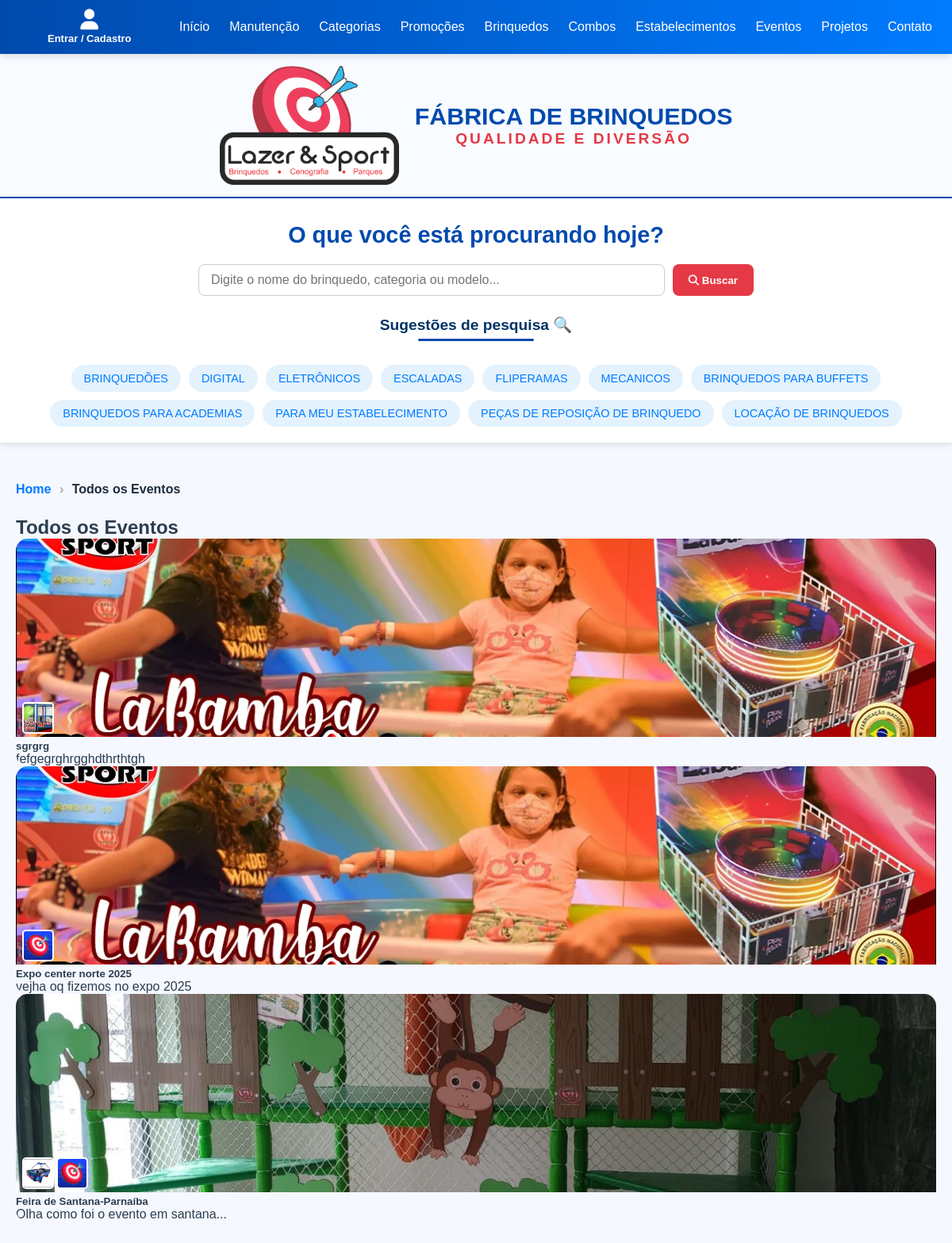
The app's page /eventos/, older data.
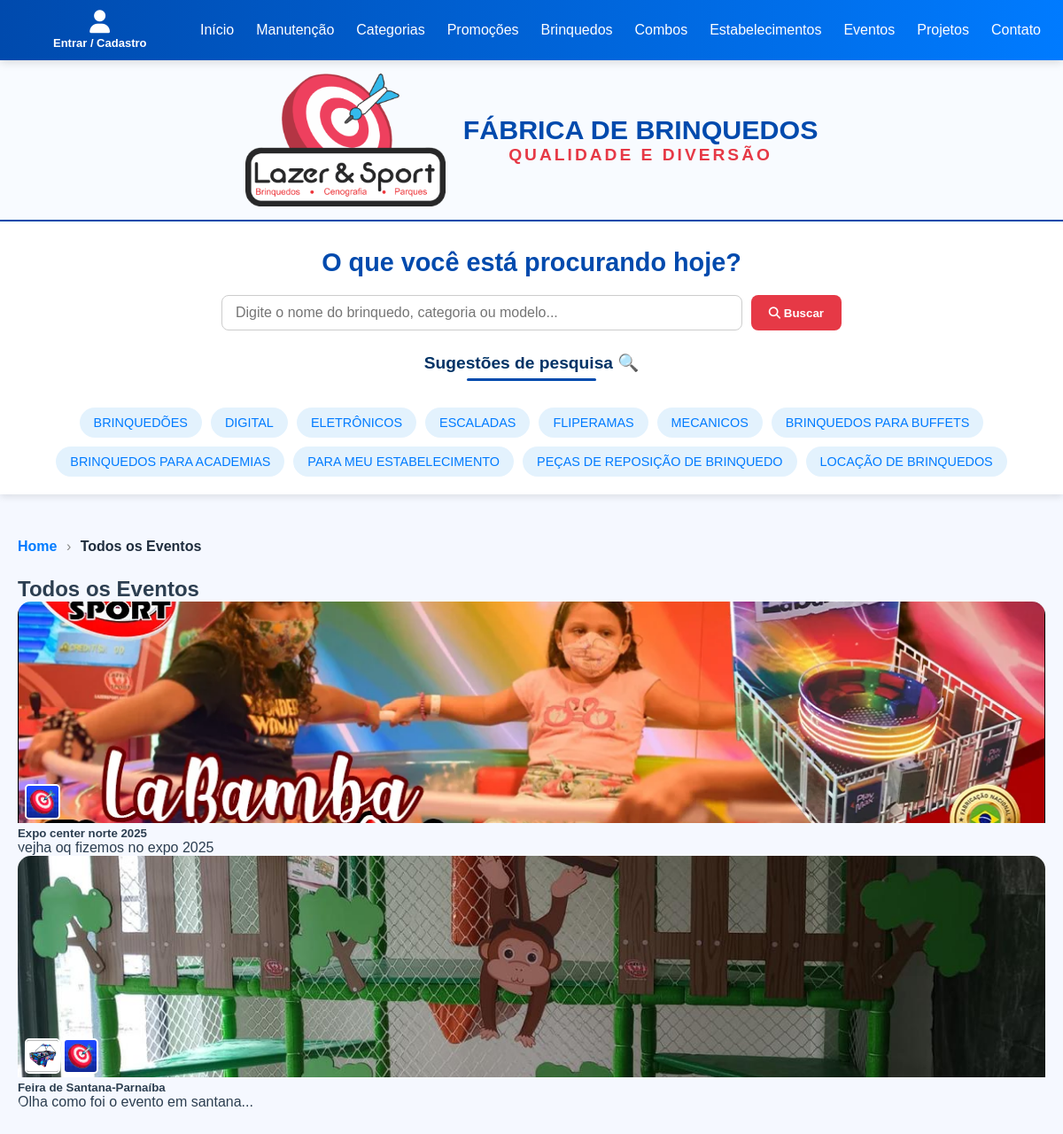
The same page, newer data.
### core/models.py (models this page shows, shortened)
class Prime(models.Model):
    ativo = models.BooleanField(default=True)
    criacao = models.DateTimeField(auto_now_add=True, null=True)
    atualizado = models.DateTimeField(auto_now=True, null=True)
    class Meta:
        abstract = True

class CategoriasBrinquedos(Prime):
    imagem_categoria = models.ImageField(upload_to='categorias/', null=True, blank=False, unique=True)
    nome_categoria = models.CharField(max_length=150, unique=True)
    class Meta:
        verbose_name = "Categoria de Produto"
        verbose_name_plural = "Categorias de Produtos"

class Estabelecimentos(Prime):
    nome_estabelecimento = models.CharField(max_length=180)
    imagem_estabelecimento = models.ImageField(upload_to='estabelecimentos/', null=True, blank=True)
    class Meta:
        verbose_name = "Estabelecimentos"
        verbose_name_plural = "Estabelecimentos"

class Eventos(models.Model):
    titulo = models.CharField(max_length=200)
    descricao = models.TextField()
    brinquedos = models.ManyToManyField(
        Brinquedos,
        related_name='eventos_brinquedos'
    )
    class Meta:
        verbose_name = "Evento"
        verbose_name_plural = "Eventos"

class ImagemEvento(models.Model):
    evento = models.ForeignKey(  # ✔ CORRETO AGORA
        Eventos,
        on_delete=models.CASCADE,
        related_name='imagens_evento',
        null=True
    )
    imagem = models.ImageField(upload_to='eventos/')
    legenda = models.CharField(max_length=255, blank=True, null=True)
    class Meta:
        verbose_name = "Imagem do Evento"
        verbose_name_plural = "Imagens dos Eventos"

### core/views.py (the view)
# urls.py: path("eventos/", EventosView.as_view(), name='eventos'),
class EventosView(View):
    def get(self, request):
        context = {
            'eventos': Eventos.objects.all(),
        }
        return render(request, "eventos.html", context)

### core/context_processors.py (called while the page is built, shortened)
def categorias_globais(request):
    return {
        "categorias_header": CategoriasBrinquedos.objects.all().order_by("nome_categoria")
    }

def estabelecimentos_globais(request):
    return {
        "estabelecimentos_globais": Estabelecimentos.objects.all()
    }

def manutencao_notificacao(request):
    if not request.user.is_authenticated:
        return {}

def carrinho_context(request):
    if not request.user.is_authenticated:
        return {
            'carrinho_total_itens': 0,
            'mostrar_float_carrinho': False
        }

def pedidos_ativos_context(request):
    if not request.user.is_authenticated:
        return {}

### core/templates/eventos.html (shortened to what this page needs)
{% extends "base.html" %}
{% load static %}
{% block content %}
<div class="breadcrumb">
    <a href="{% url 'home' %}#eventos ">Home</a>
    <span>›</span>
    <strong>Todos os Eventos</strong>
</div>
<section id="todos-eventos" class="py-5 bg-light">
    <div class="container">
        <h2 class="text-primary mb-5 text-center">Todos os Eventos</h2>
        <div class="row g-4">
            {% for evento in eventos %}
            <div class="col-md-6 col-lg-4">
                <div class="card shadow-sm h-100 evento-card" data-modal="modal-evento-{{ evento.id }}">
                    <div class="card-img-wrapper position-relative">
                        {% if evento.imagens_evento.all %}
                        <img src="{{ evento.imagens_evento.first.imagem.url }}" class="card-img-top" alt="{{ evento.titulo }}">
                        <div class="card-thumbnails">
                            {% for img in evento.imagens_evento.all|slice:"1:4" %}
                            <img src="{{ img.imagem.url }}" alt="{{ img.legenda }}">
                            {% endfor %}
                        </div>
                        {% else %}
                        <img src="{% static 'images/default.jpg' %}" class="card-img-top" alt="Sem imagem">
                        {% endif %}
                    </div>
                    <div class="card-body d-flex flex-column">
                        <h5 class="card-title text-primary">{{ evento.titulo }}</h5>
                        <p class="card-text text-muted">{{ evento.descricao|truncatewords:20 }}</p>
                    </div>
                </div>
            </div>
            {% endfor %}
        </div>
    </div>
</section>
{% endblock content %}

### core/templates/base.html (shortened to what this page needs)
{% load static %}
<!DOCTYPE html>
<html lang="pt-BR">
<head>
    <link rel="stylesheet"
      href="https://cdnjs.cloudflare.com/ajax/libs/font-awesome/6.5.1/css/all.min.css">
</head>
<body>
<header>
  <div class="user-area">
    {% if user.is_authenticated %}
      <div class="user-dropdown">
        <a class="user-icon">
          <i class="fa-solid fa-user"></i>
          <span>Bem-vindo<br>{{ user.get_full_name }}</span>
        </a>
        <div class="dropdown-menu">
          <a href="{% url 'perfil' %}#perfil-box">🎯 Meu Perfil</a>
          <a href="{% url 'logout' %}#logout-box">🚪 Sair</a>
        </div>
      </div>
    {% else %}
      <div class="user-dropdown">
        <a class="user-icon">
          <i class="fa-solid fa-user"></i>
          <span>Entrar / Cadastro</span>
        </a>
      </div>
    {% endif %}
  </div>
  <nav id="nav">
    <a href="{% url 'home' %}#inicio">Início</a>
    <a href="{% url 'home' %}#carrosel">Manutenção</a>
    <a href="{% url 'home' %}#categorias-section">Categorias</a>
    <a href="{% url 'home' %}#promocoes-section">Promoções</a>
    <a href="{% url 'home' %}#brinquedos">Brinquedos</a>
    <a href="{% url 'home' %}#combos-section">Combos</a>
    <a href="{% url 'home' %}#estabelecimentos">Estabelecimentos</a>
    <a href="{% url 'home' %}#eventos">Eventos</a>
    <a href="{% url 'home' %}#projetos">Projetos</a>
    <a href="{% url 'home' %}#contato">Contato</a>
  </nav>
</header>
<div style="width: 100%; background: #f8fbff; border-bottom: 2px solid #004AAD; padding: 15px 0; display: flex; justify-content: center; align-items: center;">
    <div style="display: flex; align-items: center; gap: 20px; flex-wrap: wrap; justify-content: center;">
        <img src="{% static 'images/logoofi.png' %}" alt="Logo Fábrica"
             style="height: 150px; width: auto; object-fit: contain; max-width: 100%; display: block;">
        <div style="display: flex; flex-direction: column; text-align: center;">
            <h1 style="font-size: 1.9rem; color: #004AAD; font-weight: 800; line-height: 1; margin: 0; text-transform: uppercase; font-family: 'Poppins', sans-serif;">
                Fábrica de Brinquedos
            </h1>
            <span style="font-size: 1.2rem; color: #E63946; letter-spacing: 3px; font-weight: 600; margin-top: 2px; font-family: 'Poppins', sans-serif;">
                QUALIDADE E DIVERSÃO
            </span>
        </div>
    </div>
</div>
<section class="search-section">
  <div class="search-container">
    <h2 class="search-title">O que você está procurando hoje?</h2>
    <div class="search-box">
      <input type="text" placeholder="Digite o nome do brinquedo, categoria ou modelo...">
      <button><i class="fas fa-search"></i> Buscar</button>
    </div>
        <div class="search-suggestions">
          <h3>Sugestões de pesquisa 🔍</h3>
          <div class="filter-suggestions">
          {% for categoria in categorias_header %}
            <a href="{% url 'categoria_detalhe' categoria.pk %}#header"
               class="suggestion-tag">
              {{ categoria.nome_categoria|upper }}
            </a>
          {% endfor %}
          {% for est in estabelecimentos_globais|slice:":3" %}
                <a href="{% url 'estabelecimento_brinquedo' est.id %}#brinquedos" class="suggestion-tag">
                    BRINQUEDOS PARA {{ est.nome_estabelecimento|upper }}
                </a>
            {% endfor %}
          <a href="{% url 'estabelecimentos' %}#estabelecimentos" class="suggestion-tag">PARA MEU ESTABELECIMENTO</a>
          <a href="#" class="suggestion-tag">PEÇAS DE REPOSIÇÃO DE BRINQUEDO</a>
          <a href="#" class="suggestion-tag">LOCAÇÃO DE BRINQUEDOS</a>
        </div>
    </div>
  </div>
</section>
<link rel="stylesheet" href="https://cdnjs.cloudflare.com/ajax/libs/font-awesome/6.5.0/css/all.min.css">
<main class="content-section">
  {% block content %}
  {% endblock %}
</main>
</body>
</html>

Row changes from the older to the newer data that the page shows:
removed Eventos: imagens_evento.first.imagem (picture), titulo "sgrgrg", descricao "fefgegrghrgghdthrthtgh"
removed ImagemEvento: imagem (picture), shown under "sgrgrg"
